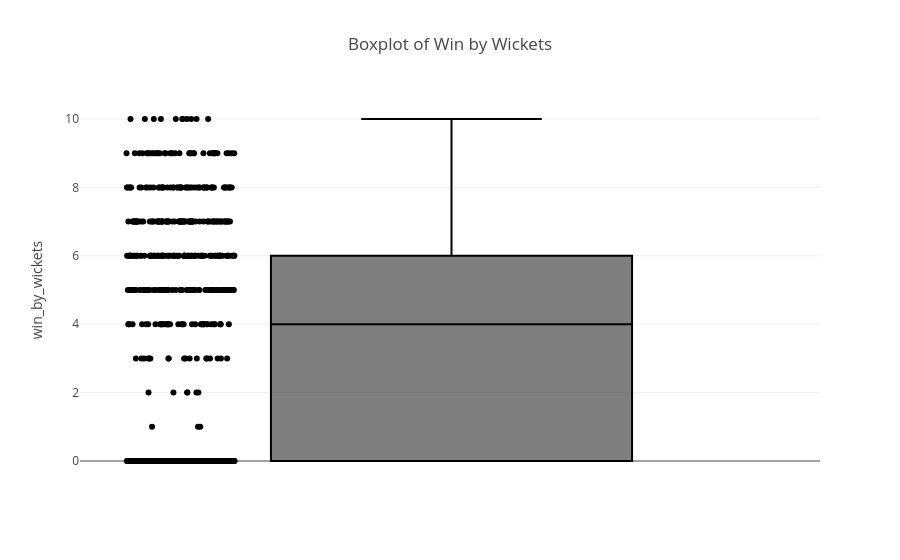

Notebook cell for this chart:
### Code cell
fig2 = px.box(df, y="win_by_wickets", title="Boxplot of Win by Wickets", points="all")
fig2.show()

### Figure 1 — Plotly figure (JSON) as saved in the notebook; plotly's stock layout.template omitted (floating-point values rounded to 4 significant figures; data arrays with more than 128 entries replaced by an {"elided": "..."} marker saying what was removed)
{"data": [{"alignmentgroup": "True", "boxpoints": "all", "hovertemplate": "win_by_wickets=%{y}<extra></extra>", "legendgroup": "", "marker": {"color": "#000001"}, "name": "", "notched": false, "offsetgroup": "", "orientation": "v", "showlegend": false, "type": "box", "x0": " ", "xaxis": "x", "y": {"elided": "756 int values"}, "y0": " ", "yaxis": "y"}], "layout": {"boxmode": "group", "legend": {"tracegroupgap": 0}, "title": {"text": "Boxplot of Win by Wickets"}, "xaxis": {"anchor": "y", "domain": [0, 1]}, "yaxis": {"anchor": "x", "domain": [0, 1], "title": {"text": "win_by_wickets"}}}}
